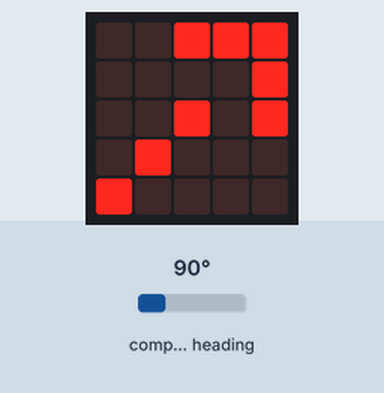
Recording of a program running on a simulated BBC micro:bit (MakeCode). Shown: the board's 5×5 LED display. The inputs (shaded band) are chosen by the test bench; at power-on: compass heading 90°. The compass is already calibrated.

Above: at 0.1 s.
At 0.6 s:
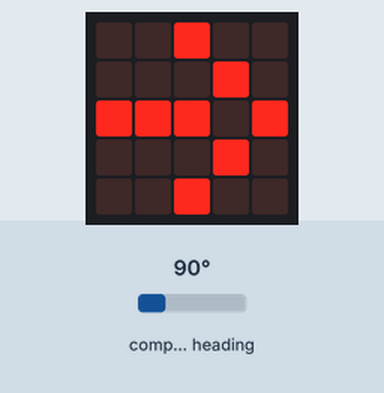
At 1.1 s:
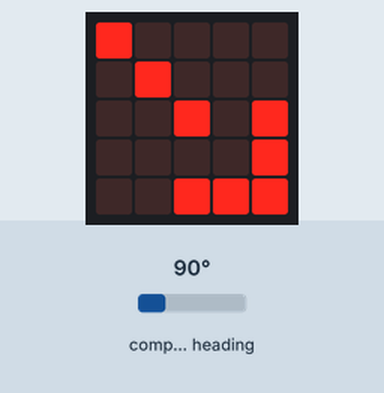
At 2.1 s:
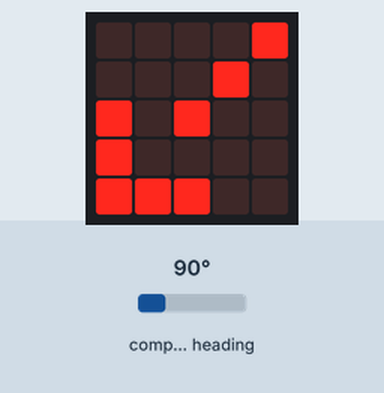
At 3.1 s:
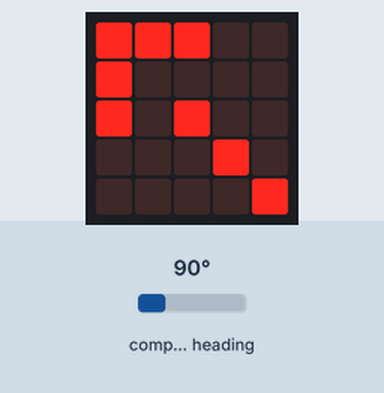
At 4.1 s:
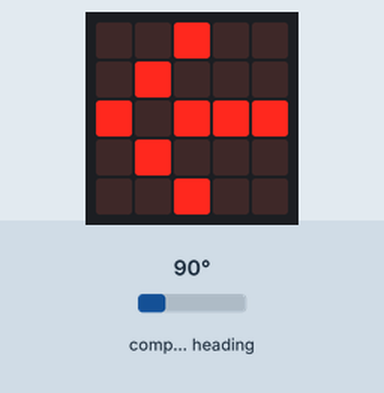

Measured:
- what the display in image 1 shows lasts 0.5 s, from 0.5 s to 1.0 s

The program:

main.ts
```typescript
basic.showLeds(`
    . . # # #
    . . . . #
    . . # . #
    . # . . .
    # . . . .
    `)
basic.pause(100)
basic.showLeds(`
    . . # . .
    . . . # .
    # # # . #
    . . . # .
    . . # . .
    `)
basic.pause(100)
basic.showLeds(`
    # . . . .
    . # . . .
    . . # . #
    . . . . #
    . . # # #
    `)
basic.pause(100)
basic.showLeds(`
    . . # . .
    . . # . .
    # . # . #
    . # . # .
    . . # . .
    `)
basic.pause(100)
basic.showLeds(`
    . . . . #
    . . . # .
    # . # . .
    # . . . .
    # # # . .
    `)
basic.pause(100)
basic.showLeds(`
    . . # . .
    . # . . .
    # . # # #
    . # . . .
    . . # . .
    `)
basic.pause(100)
basic.showLeds(`
    # # # . .
    # . . . .
    # . # . .
    . . . # .
    . . . . #
    `)
basic.pause(100)
basic.showLeds(`
    . . # . .
    . # . # .
    # . # . #
    . . # . .
    . . # . .
    `)
basic.pause(100)
basic.forever(function () {
    if (input.compassHeading() >= 23 && input.compassHeading() < 68) {
        basic.showLeds(`
            # # # . .
            # . . . .
            # . # . .
            . . . # .
            . . . . #
            `)
    } else if (input.compassHeading() < 113) {
        basic.showLeds(`
            . . # . .
            . # . . .
            # . # # #
            . # . . .
            . . # . .
            `)
    } else if (input.compassHeading() < 158) {
        basic.showLeds(`
            . . . . #
            . . . # .
            # . # . .
            # . . . .
            # # # . .
            `)
    } else if (input.compassHeading() < 203) {
        basic.showLeds(`
            . . # . .
            . . # . .
            # . # . #
            . # . # .
            . . # . .
            `)
    } else if (input.compassHeading() < 248) {
        basic.showLeds(`
            # . . . .
            . # . . .
            . . # . #
            . . . . #
            . . # # #
            `)
    } else if (input.compassHeading() < 293) {
        basic.showLeds(`
            . . # . .
            . . . # .
            # # # . #
            . . . # .
            . . # . .
            `)
    } else if (input.compassHeading() < 338) {
        basic.showLeds(`
            . . # # #
            . . . . #
            . . # . #
            . # . . .
            # . . . .
            `)
    } else {
        basic.showLeds(`
            . . # . .
            . # . # .
            # . # . #
            . . # . .
            . . # . .
            `)
    }
})
```

test.ts
```typescript
// 在此处测试；当此软件包作为插件使用时，将不会编译此软件包。
```
